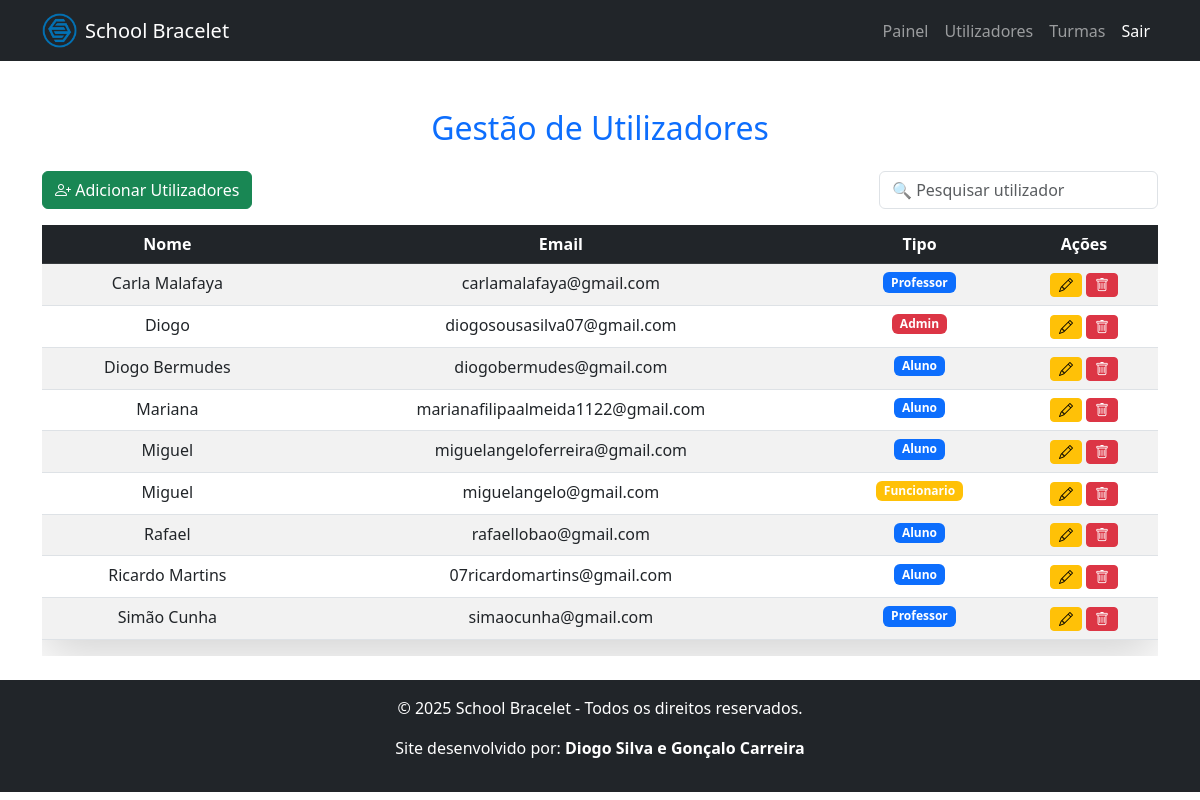
The page /views/manage_users.php (signed in) on the database its author committed.
### tables this page shows
CREATE TABLE `users` (
  `id` int(11) NOT NULL,
  `nome` varchar(100) NOT NULL,
  `foto` varchar(255) DEFAULT NULL,
  `email` varchar(100) NOT NULL,
  `password` varchar(255) NOT NULL,
  `tipo` enum('admin','funcionario','professor','aluno') NOT NULL,
  `rfid_tag` varchar(50) DEFAULT NULL,
  `saldo` decimal(10,2) DEFAULT 0.00,
  `created_at` timestamp NOT NULL DEFAULT current_timestamp(),
  `cartao_cidadao` varchar(20) DEFAULT NULL,
  `telefone` varchar(15) DEFAULT NULL,
  `contato_emergencia` varchar(15) DEFAULT NULL,
  `encarregado_nome` varchar(100) DEFAULT NULL,
  `encarregado_contato` varchar(15) DEFAULT NULL,
  `encarregado_email` varchar(100) DEFAULT NULL,
  `morada` text DEFAULT NULL,
  `localidade` varchar(50) DEFAULT NULL
);

### views/manage_users.php (the view, shortened to what this page needs)
<?php
include '../config/db.php';
include '../includes/head.php';
$query = "SELECT * FROM users ORDER BY nome ASC";
$result = $conn->query($query);
?>
<!DOCTYPE html>
<html lang="pt">
<head>
    <link rel="stylesheet" href="https://cdn.jsdelivr.net/npm/bootstrap@5.3.0/dist/css/bootstrap.min.css">
    <link rel="stylesheet" href="https://cdn.jsdelivr.net/npm/bootstrap-icons/font/bootstrap-icons.css">
</head>
<body>
    <nav class="navbar navbar-expand-lg navbar-dark bg-dark">
        <div class="container">
            <a class="navbar-brand d-flex align-items-center" href="dashboard_admin.php">
                <img src="../public/img/logo-epbjc.png" alt="Logo" width="35" height="35" class="me-2">
                <span>School Bracelet</span>
            </a>
            <div class="collapse navbar-collapse" id="navbarNav">
                <ul class="navbar-nav ms-auto">
                    <li class="nav-item"><a class="nav-link" href="dashboard_admin.php">Painel</a></li>
                    <li class="nav-item"><a class="nav-link" href="manage_users.php">Utilizadores</a></li>
                    <li class="nav-item"><a class="nav-link" href="manage_turmas.php">Turmas</a></li>
                    <li class="nav-item"><a class="nav-link btn btn-danger text-white"
                            href="../controllers/logout.php">Sair</a></li>
                </ul>
            </div>
        </div>
    </nav>
<div class="container mt-5">
    <h2 class="text-primary text-center mb-4">Gestão de Utilizadores</h2>
    <div class="d-flex justify-content-between align-items-center mb-3">
        <a href="add_user.php" class="btn btn-success"><i class="bi bi-person-plus"></i> Adicionar Utilizadores</a>
        <input type="text" id="searchUser" class="form-control w-25" placeholder="🔍 Pesquisar utilizador">
    </div>
    <div class="table-responsive">
        <table class="table table-striped table-hover shadow-lg">
            <thead class="table-dark text-center">
                <tr>
                    <th>Nome</th>
                    <th>Email</th>
                    <th>Tipo</th>
                    <th>Ações</th>
                </tr>
            </thead>
            <tbody class="text-center">
                <?php while ($user = $result->fetch_assoc()) : ?>
                    <tr>
                        <td><?= htmlspecialchars($user['nome']); ?></td>
                        <td><?= htmlspecialchars($user['email']); ?></td>
                        <td>
                            <span class="badge bg-<?= ($user['tipo'] == 'admin') ? 'danger' : (($user['tipo'] == 'funcionario') ? 'warning' : 'primary'); ?>">
                                <?= ucfirst($user['tipo']); ?>
                            </span>
                        </td>
                        <td>
                            <a href="edit_user.php?id=<?= $user['id']; ?>" class="btn btn-sm btn-warning"><i class="bi bi-pencil"></i></a>
                            <a href="../controllers/delete_user.php?id=<?= $user['id']; ?>" class="btn btn-sm btn-danger" onclick="return confirm('Tem certeza que deseja excluir este usuário?')">
                                <i class="bi bi-trash"></i>
                            </a>
                        </td>
                    </tr>
                <?php endwhile; ?>
            </tbody>
        </table>
    </div>
</div>
<?php include '../includes/footer.php'; ?>
</body>
</html>

### rows shown on the page
users: nome "Carla Malafaya", email "carlamalafaya@gmail.com", tipo "Professor"
users: nome "Diogo", email "diogosousasilva07@gmail.com", tipo "Admin"
users: nome "Diogo Bermudes", email "diogobermudes@gmail.com", tipo "Aluno"
users: nome "Mariana", email "marianafilipaalmeida1122@gmail.com", tipo "Aluno"
users: nome "Miguel", email "miguelangeloferreira@gmail.com", tipo "Aluno"
users: nome "Miguel", email "miguelangelo@gmail.com", tipo "Funcionario"
users: nome "Rafael", email "rafaellobao@gmail.com", tipo "Aluno"
users: nome "Ricardo Martins", email "07ricardomartins@gmail.com", tipo "Aluno"
users: nome "Simão Cunha", email "simaocunha@gmail.com", tipo "Professor"
